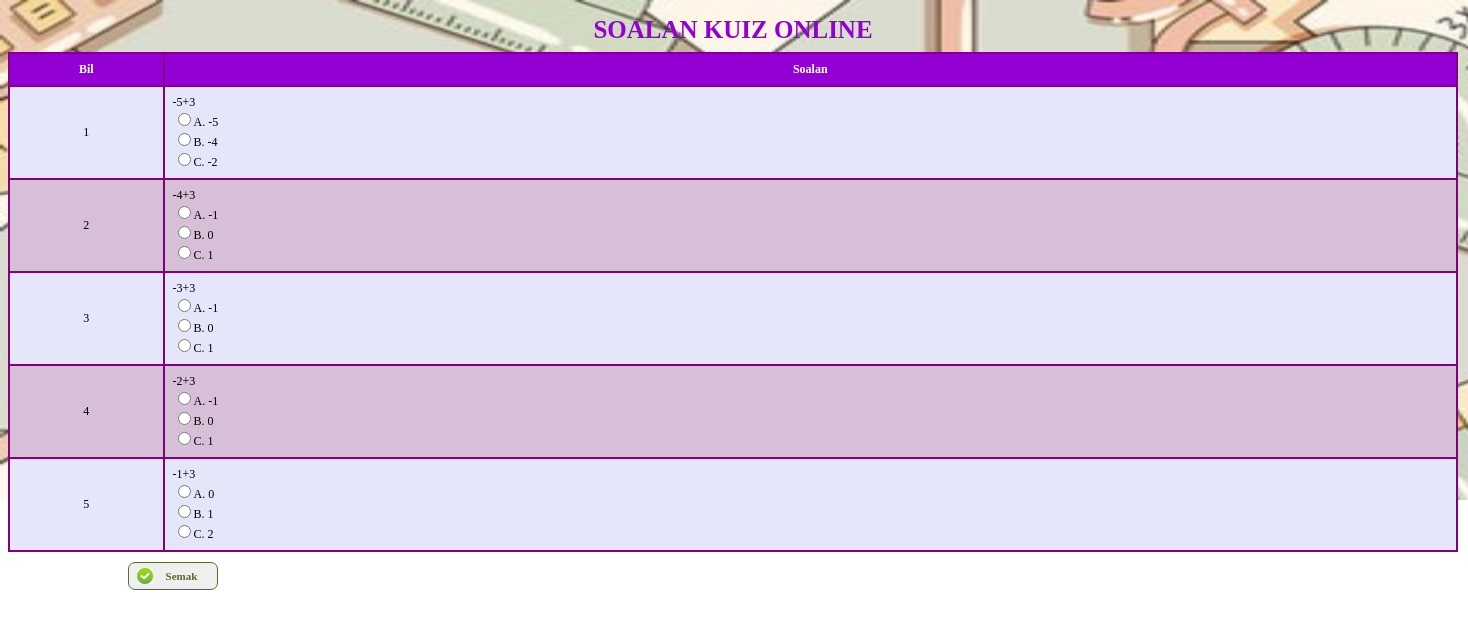
Page /jawab_soalan.php on the committed database.
### tables this page shows
CREATE TABLE `soalan` (
  `IDSoalan` varchar(4) NOT NULL,
  `NamaSoalan` varchar(30) DEFAULT NULL,
  `PilihanA` varchar(30) DEFAULT NULL,
  `PilihanB` varchar(30) DEFAULT NULL,
  `PilihanC` varchar(30) DEFAULT NULL,
  `Jawapan` varchar(1) DEFAULT NULL,
  `IDGuru` varchar(12) DEFAULT NULL
);

### jawab_soalan.php (the view)
<?php
    include ('sambungan.php');
?>
<html>
<link rel="stylesheet" href="senarai.css">
<link rel="stylesheet" href="button.css">
<body>
    <form action="jawab_semak.php" method="post">
    <table>
        <caption>SOALAN KUIZ ONLINE</caption>
        <tr>
            <th>Bil</th>
            <th>Soalan</th>
        </tr>
        <?php
            $sql="select * from soalan order by idsoalan ASC";
            $data=mysqli_query($sambungan,$sql);
            $bil=1;
            while ($soalan=mysqli_fetch_array($data)){
            ?>
            <tr>
                <td class="bil"><?php echo $bil; ?></td>
                <td class="soalan">
                <?php echo $soalan['NamaSoalan']; ?><br>
                <input type="radio" name="<?php echo $soalan ['IDSoalan']; ?>" value="A"><?php echo "A. ".$soalan['PilihanA']; ?><br>
                <input type="radio" name="<?php echo $soalan ['IDSoalan']; ?>" value="B"><?php echo "B. ".$soalan['PilihanB']; ?><br>
                <input type="radio" name="<?php echo $soalan ['IDSoalan']; ?>" value="C"><?php echo "C. ".$soalan['PilihanC']; ?><br>
                </td>
        </tr>
        <?php $bil=$bil+1; }?>
    </table>
    <button class="semak" type="submit">Semak</button>
    </form>
</body>

### senarai.css (style rules this page uses)
body { background-image: url("Questions%20Background.jpg"); background-size: 1500px 500px; background-repeat: no-repeat; }
table { margin-left: auto; margin-right: auto; font-family:verdana; font-size: 12px; font-weight: normal; text-align: center; width:1450px; margin: 0px; border-collapse: collapse; }
caption, .hola { font-size: 25px; font-weight: bold; color: darkviolet; padding: 8px; }
td,th { padding: 8px; border: 2px solid purple; }
td.bil { width: 20px; }
td.soalan { width:300px; text-align: left; }
tr:nth-child(odd) { background-color: thistle; }
tr:nth-child(even) { background-color: lavender; }
th { font-weight: bold; color: white; background-color: darkviolet; }

### button.css (style rules this page uses)
button { font-family: verdana; font-weight: bold; font-size: 11px; text-align: center; color: darkolivegreen; width: 90px; padding : 7px 8px 7px 25px; border: 1px solid darkolivegreen; border-radius: 7px; margin-top: 10px; margin-left: 120px; background-position: 8px; background-repeat: no-repeat; }
button.semak { background-image: url(betul.png); }

### rows in the picture
soalan: NamaSoalan "-5+3", PilihanA "-5", PilihanB "-4", PilihanC "-2"
soalan: NamaSoalan "-4+3", PilihanA "-1", PilihanB "0", PilihanC "1"
soalan: NamaSoalan "-3+3", PilihanA "-1", PilihanB "0", PilihanC "1"
soalan: NamaSoalan "-2+3", PilihanA "-1", PilihanB "0", PilihanC "1"
soalan: NamaSoalan "-1+3", PilihanA "0", PilihanB "1", PilihanC "2"
